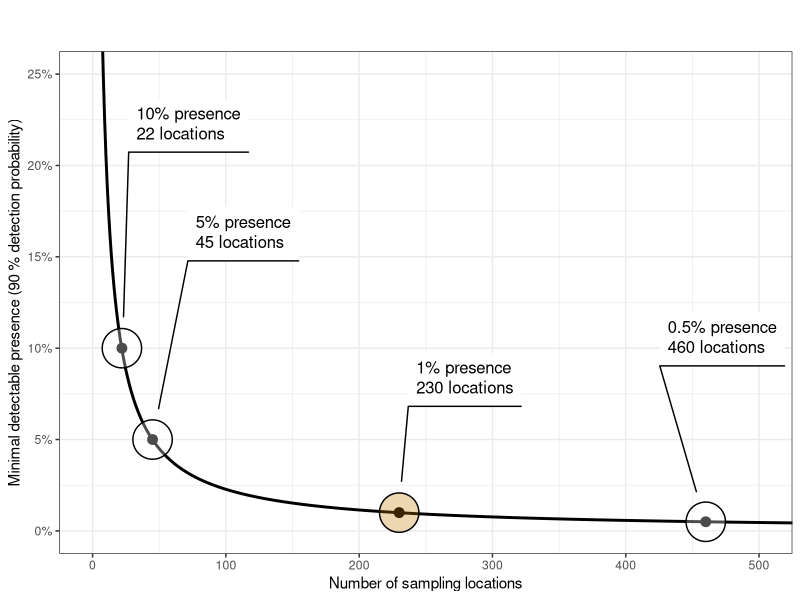
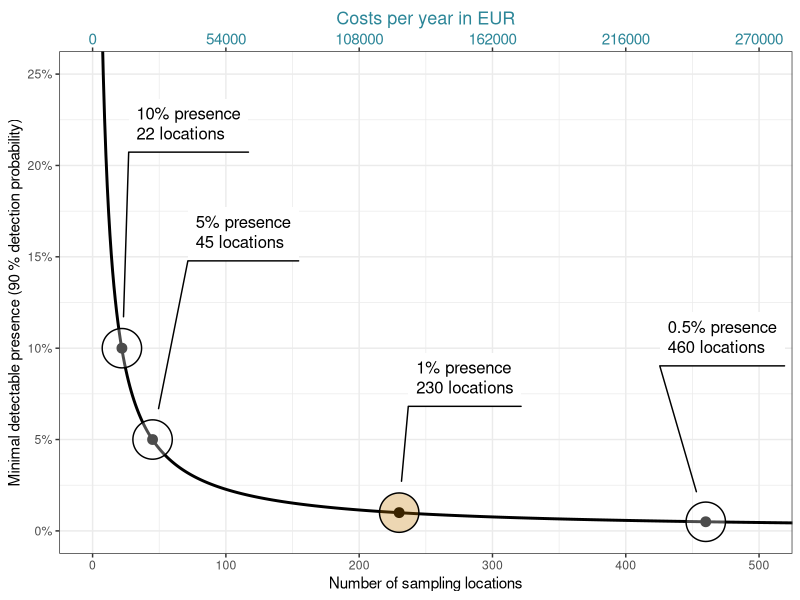

The R script that drew these images, in order:
## ---- chunk 1
#| include: true
#| cache: true
#| message: false
#| results: 'hide'
#| fig-cap: " "
#| fig-align: center

#fig-cap: "Minimal detectable deviation as a function of sample size"

# minimal detectable deviation
get_mdd <- function(nl, power) {
  1 - ((1 - power)^(1/nl))
}
# number of locations
get_nl <- function(mdd, power) {
  (log(1 - power)/log(1 - mdd)) |> 
    ceiling()
}

# simulate curve
data_mdd <- data.frame(
  nl = seq(1,600),
  power = 0.9
) |>
  dplyr::mutate(
    mdd = purrr::map2_dbl(nl, power, \(x, y){
      get_mdd(nl = x, power = y) 
    })
) 

# points to highlight
data_mdd_hl <- data.frame(
    mdd = c(0.5, 0.1, 0.05, 0.01, 0.005),
    power = 0.9
  ) |> 
    dplyr::mutate(
      nl = purrr::map_int(mdd, \(x){get_nl(mdd = x, power = .9)}),
      label = sprintf("%.*f%% presence\n%.*f locations", 
                      ifelse(.data$mdd > 0.005, 0, 1), mdd*100, 0, nl),
      col = ifelse(mdd %in% c(0.01), TRUE, FALSE)
    ) 

# visualize minimal detectable deviation as a function of sample size
plot_mdd <- ggplot2::ggplot(data = data_mdd, ggplot2::aes(x = nl, y = mdd)) + 
  ggplot2::geom_line(linewidth = 1) + 
  ggplot2::geom_point(data = data_mdd_hl, size = 3) + 
  ggforce::geom_mark_circle(
    data = data_mdd_hl, 
    ggplot2::aes(
      x0 = nl + 50, y0 = mdd + 0.1, 
      label = label, group = nl, 
      fill = col
      ),
    #colour = "#C27900",
    #con.colour = "#C27900",
    con.type = "straight",
    label.fontface = "plain",
    label.fontsize = 12,
    label.buffer = grid::unit(20, "mm")
    ) +
  ggplot2::scale_y_continuous(labels = scales::percent) + 
  ggplot2::scale_fill_manual(values = c("transparent", "#C27900"), guide = "none") + 
  ggplot2::coord_cartesian(xlim = c(0, 500), ylim = c(0,0.25)) + 
  ggplot2::labs(
    x = "Number of sampling locations",
    y = "Minimal detectable presence (90 % detection probability)"
    ) + 
  ggplot2::theme_bw() + 
  ggplot2::theme(ggplot2::element_text(size = 16)) + 
  # costs
  ggplot2::scale_x_continuous(
    sec.axis = ggplot2::sec_axis(trans =~ .*(540), breaks = c(0,100,200,300,400,500)*(540), name = "Costs per year in EUR")
  ) 

plot_mdd + 
  ggplot2::theme(
    axis.title.x.top = ggplot2::element_text(color = "transparent", size = 13),
    axis.text.x.top =  ggplot2::element_text(color = "transparent", size = 11),
    axis.ticks.x.top = ggplot2::element_line(color = "transparent")
  )

## ---- chunk 2
#| include: true
#| cache: true
#| message: false
#| results: 'hide'
#| fig-cap: " "
#| fig-align: center

plot_mdd + 
  ggplot2::theme(
    axis.title.x.top = ggplot2::element_text(color = "#2c8698", size = 13),
    axis.text.x.top =  ggplot2::element_text(color = "#2c8698", size = 11)
  )


